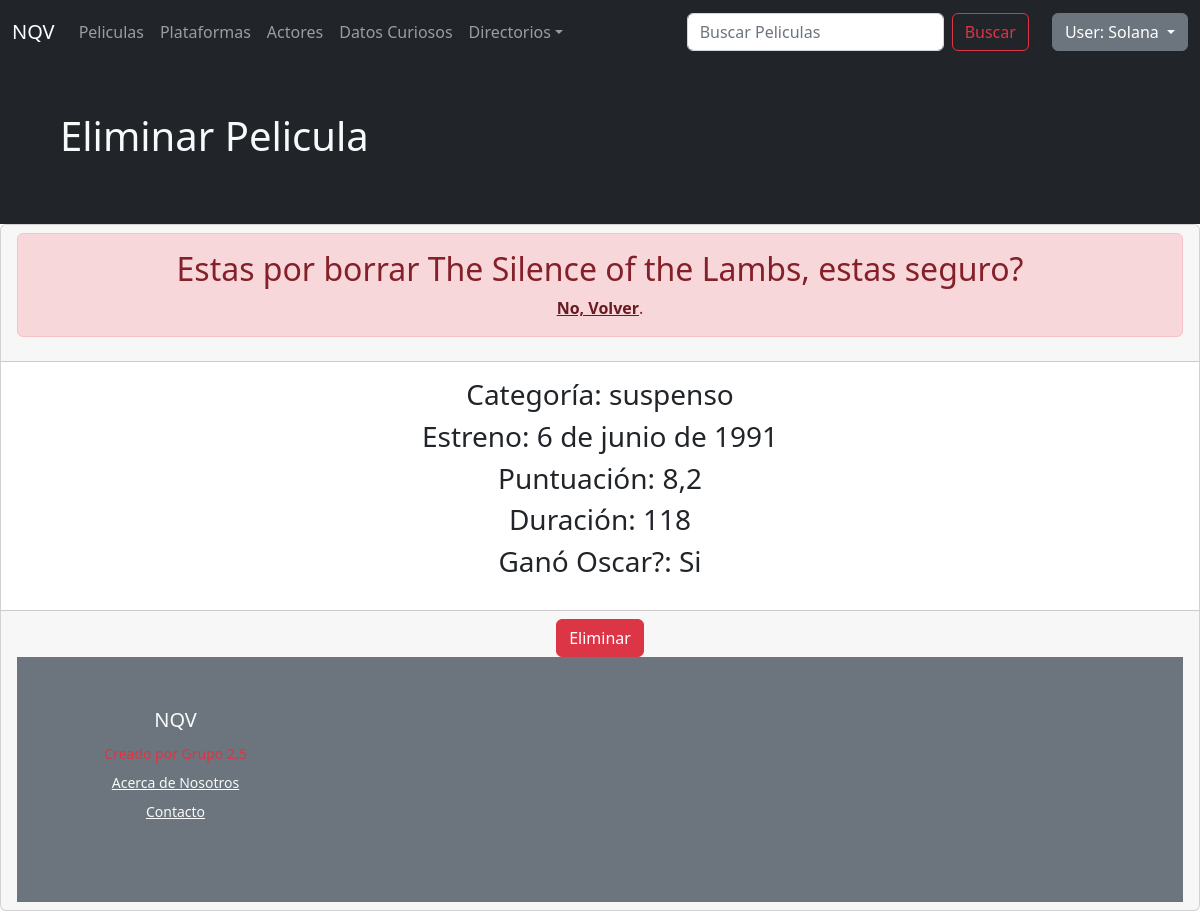
/AppNQV/peliculas-borrar/1/ (signed in), run on the app's committed database.
### AppNQV/models.py (models this page shows, shortened)
class Peliculas(models.Model):
    nombre= models.CharField(max_length=40,blank=True, null=True)
    duracion= models.IntegerField(blank=True, null=True)
    clasificacion= models.CharField(max_length=20, choices=CATEGORIAS, default='drama')
    fechaDeEstreno= models.DateField(blank=True, null=True, verbose_name= 'Fecha de estreno')
    oscar= models.BooleanField(default=False)
    ratingIMDB= models.FloatField(blank=True, null=True, verbose_name= 'Rating IMDB')
    linkTrailer= models.URLField(blank=True, null=True, verbose_name= 'Link Trailer')
    imagen_peliculas= models.ImageField(upload_to= 'peliculas', blank=True, null=True, verbose_name= 'Imagen Pelicula')
    class Meta:
        verbose_name= 'pelicula'
        verbose_name_plural= 'peliculas'

### AppNQV/views.py (the view, shortened to what this page needs)
# urls.py: path('peliculas-borrar/<int:pk>/', Delete_peliculas.as_view(), name= 'BorrarPelicula'),
class Delete_peliculas(LoginRequiredMixin, DeleteView):
    model= Peliculas
    template_name= 'peliculas/peliculasBorrar.html'

### templates/peliculas/peliculasBorrar.html (shortened to what this page needs)
{% extends "padre.html" %}
{% load static %}
{% block contenidoQueCambia %}
<section class="bg-dark text-light p-5">
    <div class="container">
        <h1>Eliminar Pelicula</h1>
    </div>
</section>
{% if peliculas %}
<div class="card text-center">
    <div class="card-header">
        <div class="alert alert-danger" role="alert">
            <h2>Estas por borrar {{peliculas.nombre}}, estas seguro?</h2>
            <a href="/AppNQV/peliculas" class="alert-link">No, Volver</a>.
        </div>
    </div>
    <div class="card-body">
        <h3 class="card-title">Categoría: {{peliculas.clasificacion}}</h3>
        <h3 class="card-text">Estreno: {{peliculas.fechaDeEstreno}}</h3>
        <h3 class="card-text">Puntuación: {{peliculas.ratingIMDB}}</h3>
        <h3 class="card-text">Duración: {{peliculas.duracion}}</h3>
        <h3 class="card-text">Ganó Oscar?: {% if peliculas.oscar == True %} Si {% else %} No {% endif %} </h3>
    </div>
    <div class="card-footer text-muted">
        <form method = "POST">
            <button class="btn btn-danger" type="submit">Eliminar</button>
        </form>
{%endif%}
{% endblock %}

### templates/padre.html (shortened to what this page needs)
<!DOCTYPE html>
<html lang="en">
<head>
<link href="https://cdn.jsdelivr.net/npm/bootstrap@5.2.0-beta1/dist/css/bootstrap.min.css" rel="stylesheet">
</head>
<body>
    <nav class="navbar navbar-expand-lg bg-dark navbar-dark">
        <div class="container-fluid">
            <a class="navbar-brand" href="/AppNQV/home">NQV</a>
            <div class="collapse navbar-collapse" id="navbarScroll">
                <ul class="navbar-nav me-auto my-2 my-lg-0 navbar-nav-scroll" style="--bs-scroll-height: 100px;">
                    <li class="nav-item"><a class="nav-link" href="/AppNQV/peliculas">Peliculas</a></li>
                    <li class="nav-item"><a class="nav-link" href="/AppNQV/plataformas">Plataformas</a></li>
                    <li class="nav-item"><a class="nav-link" href="/AppNQV/actores">Actores</a></li>
                    <li class="nav-item"><a class="nav-link" href="/AppNQV/datosCuriosos">Datos Curiosos</a></li>
                    <li class="nav-item dropdown"><a class="nav-link dropdown-toggle" href="#" id="navbarScrollingDropdown" role="button" data-bs-toggle="dropdown" aria-expanded="false">
                            Directorios</a>
                    </li>
                </ul>
            </div>
            <form class="d-flex" role="search" action="/AppNQV/busqueda" method="GET">
                <input class="form-control me-2" type="text" placeholder="Buscar Peliculas" name='search' aria-label="search">
                <button class="btn btn-outline-danger" type="submit">Buscar</button>
            </form>
            <li class="nav-item" style="margin-right: 10pxnone">
                <a class="nav-link" href='#'>|</a>
            </li>
            {% if request.user.is_authenticated %}
                <div class="dropdown">
                    <a class="btn btn-secondary dropdown-toggle" href="#" role="button"
                    id="dropdownMenuLink" data-bs-toggle="dropdown"
                    aria-expanded="false"  style="margin-right: 10pxnone">
                    User: {{user | capfirst}}
                    </a>
                </div>
                {% else %}
                <button type="button" class="btn btn-secondary">
                    <a class="nav-link" href="/usuarios/login">Login</a>
                </button>
                {% endif %}
        </div>
    </nav>
{% block contenidoQueCambia %}{% endblock %}
</body>
<div class="bg-secondary">
    <div class="container py-4 py-md-5 px-4 px-md-3 bg-secondary">
        <div class="row">
            <div class="col-lg-3 mb-3">
                <a class="d-inline-flex align-items-center mb-2 link-light text-decoration-none" href="/"
                aria-label="NQV">
                <span class="fs-5">NQV</span>
                </a>
            <ul class="list-unstyled small text-muted">
                <li class="mb-2 link-danger">Creado por Grupo 2.5 </li>
                <li class="mb-2 link-light"><a class= 'link-light' href="/acerca-de" target="_blank"
                    rel="noopener" >Acerca de Nosotros</a></li>
                <li class="mb-2"><a class= 'link-light'  href="/contacto" target="_blank"
                        rel="noopener">Contacto</a></li>
            </ul>
            </div>
        </div>
    </div>
</div>
</html>

### data on the page
Peliculas: nombre "The Silence of the Lambs", clasificacion "suspenso", fechaDeEstreno "6 de junio de 1991", ratingIMDB "8,2", duracion "118"

### other printed values
{{ user | capfirst }} "Solana"
